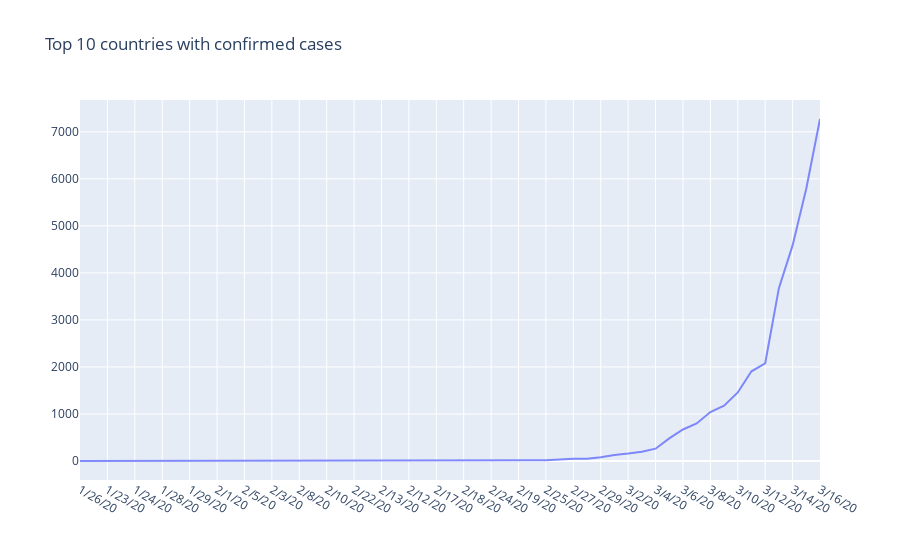

Here is the notebook cell this chart was saved with:
### Markdown cell above
## Confirmed

### Code cell
fig = go.Figure()

for country in countries:
    conf_country = transformed_covid_conf[transformed_covid_conf['Country/Region'] == country]
    
    fig.add_trace(go.Scatter(
        x=conf_country.Date,
        y=conf_country.Value,
        name=country,
        opacity=0.8,))

# Layout update 
fig.update_layout(title_text="Top 10 countries with confirmed cases")

# Reversed xaxis
fig['layout']['xaxis']['autorange'] = "reversed"

fig.show()
plot(fig, filename=PLOT_PATH + 'Top 10 countries with confirmed cases.html', auto_open=False)

### Figure 1 — Plotly figure (JSON) as saved in the notebook; plotly's stock layout.template omitted (floating-point values rounded to 4 significant figures)
{"data": [{"name": "Germany", "opacity": 0.8, "type": "scatter", "x": ["3/16/20", "3/15/20", "3/14/20", "3/13/20", "3/12/20", "3/11/20", "3/10/20", "3/9/20", "3/8/20", "3/7/20", "3/6/20", "3/5/20", "3/4/20", "3/3/20", "3/2/20", "3/1/20", "2/29/20", "2/28/20", "2/27/20", "2/26/20", "2/25/20", "2/15/20", "2/19/20", "2/20/20", "2/24/20", "2/16/20", "2/18/20", "2/21/20", "2/17/20", "2/23/20", "2/12/20", "2/11/20", "2/13/20", "2/14/20", "2/22/20", "2/9/20", "2/10/20", "2/7/20", "2/8/20", "2/4/20", "2/3/20", "2/6/20", "2/5/20", "2/2/20", "2/1/20", "1/31/20", "1/29/20", "1/30/20", "1/28/20", "1/27/20", "1/24/20", "1/22/20", "1/23/20", "1/25/20", "1/26/20"], "y": [7272, 5795, 4585, 3675, 2078, 1908, 1457, 1176, 1040, 799, 670, 482, 262, 196, 159, 130, 79, 48, 46, 27, 17, 16, 16, 16, 16, 16, 16, 16, 16, 16, 16, 16, 16, 16, 16, 14, 14, 13, 13, 12, 12, 12, 12, 10, 8, 5, 4, 4, 4, 1, 0, 0, 0, 0, 0]}], "layout": {"title": {"text": "Top 10 countries with confirmed cases"}, "xaxis": {"autorange": "reversed"}}}
